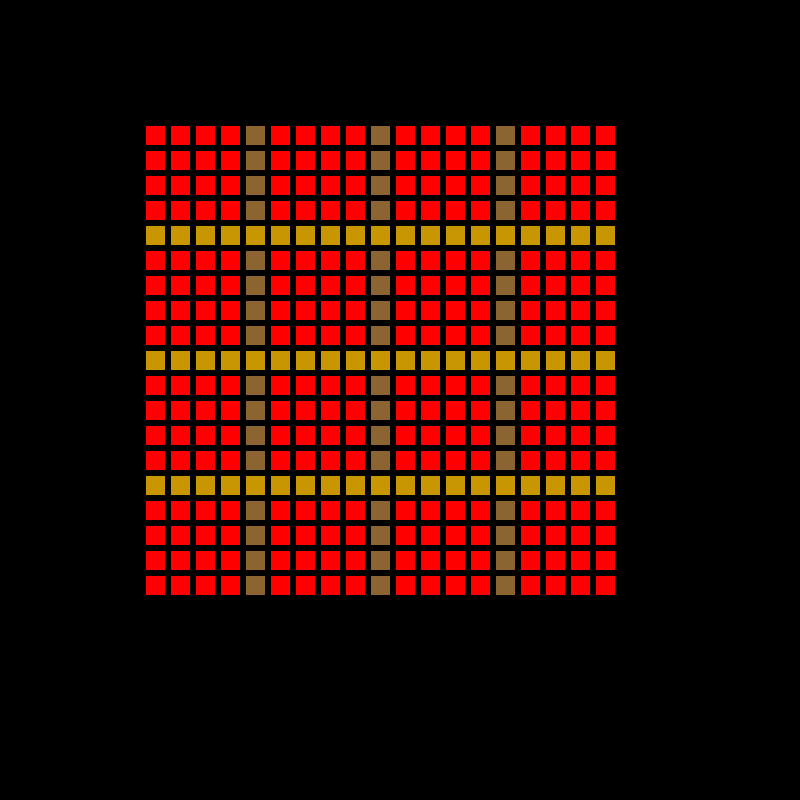
Frame 1 (no input)
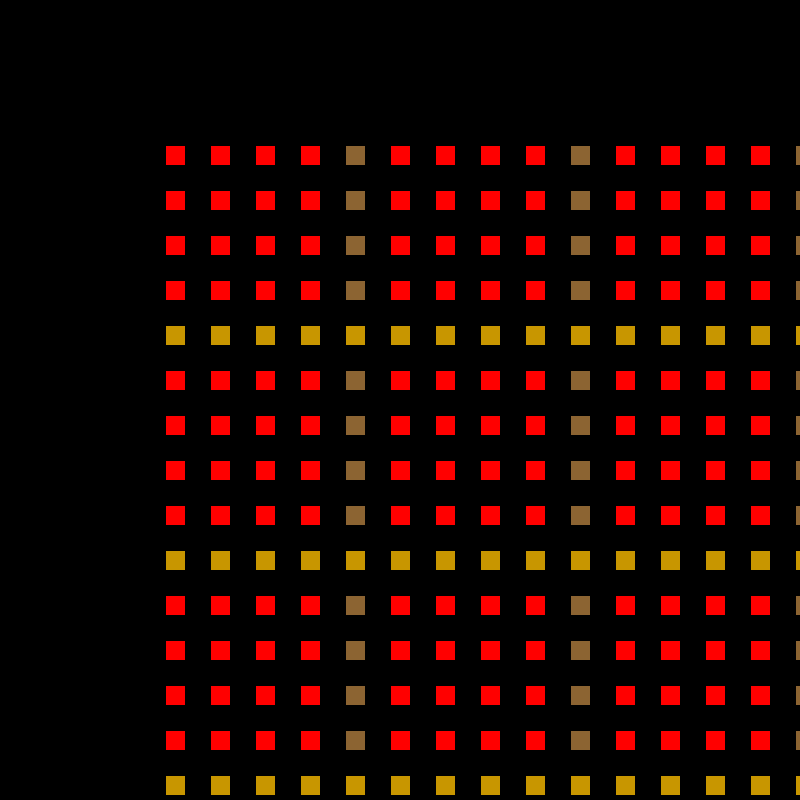
Frame 60 (the mouse pressed at the canvas centre just before this capture)
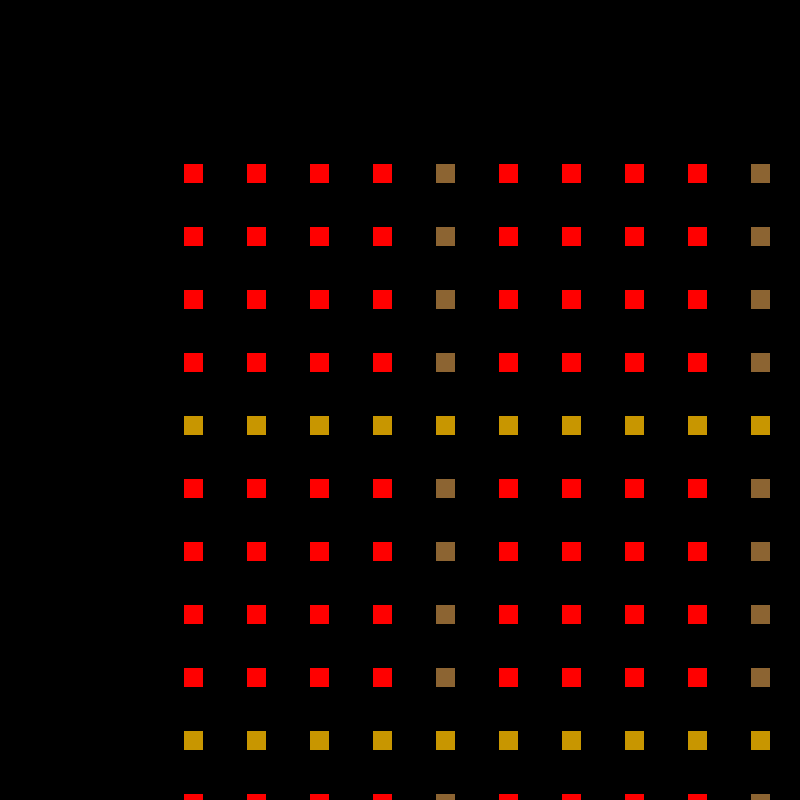
Frame 120 (the mouse held since frame 60 and released just before this capture)

The Processing sketch that drew these frames (run headless with seeded random() and noise(); from frame 60 on, the mouse is pressed at the canvas centre):

// Processing sketch: heartbeating_grid
// ── heartbeating_grid.pde
 int xCoordStart = 25;
 int yCoordStart = 25;
 
 int xOffset = 120;
 int yOffset = 100;
 
 int drawCounter = 0;

void setup(){
  
  size(800,800);
  frameRate(30);
  
}

void draw() {
  
  background(0);

  for (int x = 1; x < 20; x++){
    for(int y = 1; y < 20; y++) {
      
      if(y % 5 == 0){
        fill(200, 150, 0);
      } else if (x % 5 == 0) {
        fill(140, 100, 50);
      } else  {
        fill(255, 0, 0);
      }
      
      rect((xCoordStart * x) + xOffset,(yCoordStart * y) + yOffset, 20,20);
    }
  }
  
  drawCounter++;
  
  if(drawCounter < 40) {
    
     xCoordStart++;
    yCoordStart++;
    
  } else if (drawCounter > 40) {
    
     xCoordStart--;
     yCoordStart--;
    
  }
  
  if(drawCounter == 80) {
    
    drawCounter = 0;
    
  }

  
}
